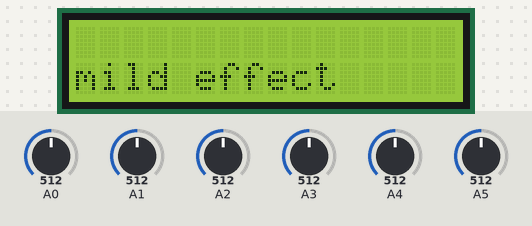
Recording of a sketch running on a simulated Arduino Uno, built with avr-gcc and run on an emulated ATmega328P. Shown: 16×2 character LCD. Inputs (shaded band) come from the test bench; at power-on: A3 = 512, A0 = 512, A1 = 512, A2 = 512, A4 = 512, A5 = 512. What the sketch prints to the serial monitor is not drawn.

Above: at 1.2 s.
1.3 s: A3 set to 165
2.8 s: A3 set to 146
At 4.0 s:
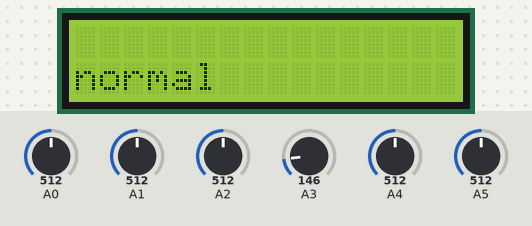
4.3 s: A3 set to 306
At 5.3 s:
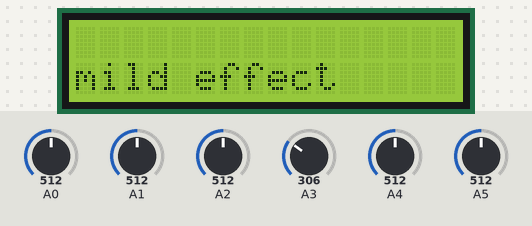
5.8 s: A0 set to 605
7.3 s: A0 set to 625
At 8.7 s:
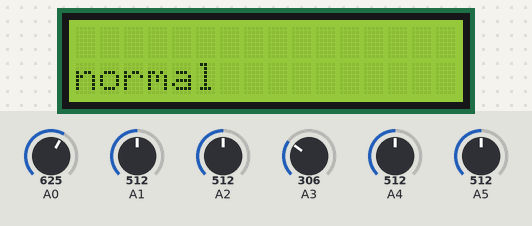
Timing chart, 0 to 9.8 s (numbered marks = the images above; inputs shaded):
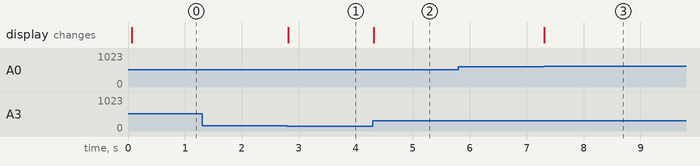

Measured:
- the behaviour switches between 158 and 157 on A3 (found by bisection; images 0 and 1)
- the behaviour switches between 613 and 614 on A0 (found by bisection; images 2 and 3)
- after the input at 1.3 s, every drawn part: stays the same
- after the input at 2.8 s, the display: changes at once (image 1)
- after the input at 4.3 s, the display: changes at once (image 2)
- after the input at 5.8 s, every drawn part: stays the same
- after the input at 7.3 s, the display: changes at once (image 3)

The sketch:

drought1.ino
```cpp
#include <LiquidCrystal.h>
LiquidCrystal lcd(12, 11, 5, 4, 3, 2);


//INITIALIZE
int temperature = 0;
int gaslevel = 0;
int moist = 0;
int rainfall=0;

//pressure in water
int force1 = 0;
//pressure in Hg
int force2 = 0;
double airvelocity;

//rainfall in precent
int value =0;
//moist in percentage
int moistper=0;

int led = 13;
int piezo=7;

//temporary variables;
double temp;
double pressure1;
double pressure2;
double d;


void setup()
{
Serial.begin(9600);
  lcd.begin(16, 2);
}


void loop()
{
  force1 = analogRead(A2);
  pressure1=(double)force1/1; //calculating pressure for force in water

  force2 = analogRead(A5);
pressure2=(double)force2/1;//calculating pressure for force in Hg

  temperature = analogRead(A3);
  gaslevel = analogRead(A4);
  rainfall = analogRead(A1);
  moist = analogRead(A0);

   d=(double)1.325*(pressure2/temp);
   airvelocity=(double)1096.7*sqrt(pressure1/d);

 airvelocity= airvelocity/197;//converting ft/s to m/s


  Serial.println(airvelocity);
   temp = (double)temperature / 1024;       //find percentage of input reading
  temp = temp * 5;                 //multiply by 5V to get voltage
  temp = temp - 0.5;               //Subtract the offset
  temp = temp * 100;               //Convert to degrees

  lcd.setCursor(0, 1);

 value =(rainfall)*100L/1023;

 moistper =(moist)*100L/1023;

  if (gaslevel>100){
    value=value+10;
  }
  if(temperature>40){

    moistper=moistper-10;}

  if(airvelocity>25)
  {value=value-25; }

   if ((moistper<30) && (value<25))
{
	lcd.print("severe        ");
   digitalWrite(led, HIGH);
    tone(7, 247, 10);
}
  else if ((moistper<50)&& (value<40))
  {	lcd.setCursor(0, 1);
    lcd.print("mild effect  ");
    digitalWrite(led, HIGH);
    noTone(7);
  }
  else{
    lcd.setCursor(0, 1);
    lcd.print("normal         ");
    digitalWrite(led, LOW);
    noTone(7);

  }


}
```
